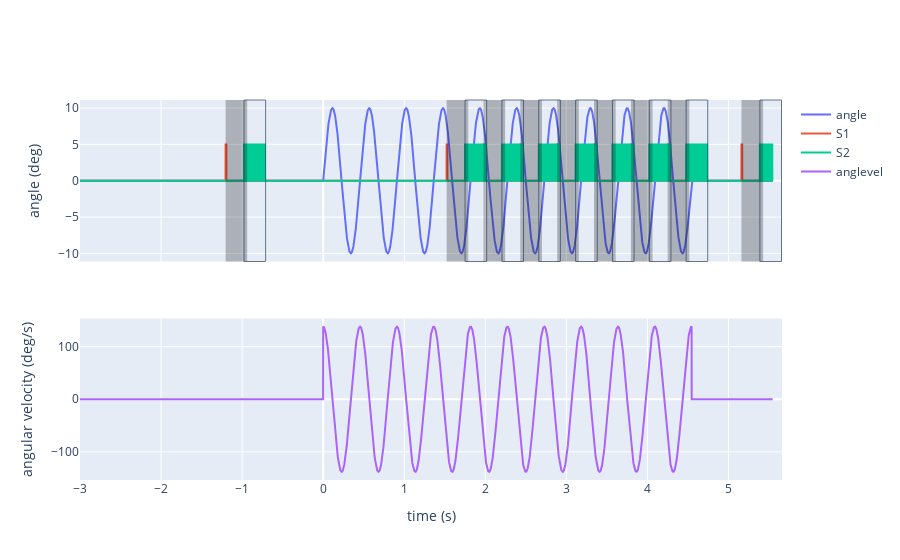

Here is the notebook cell this chart was saved with:
### Markdown cell above
and plot them:

### Code cell
fig = make_subplots(rows = 2, cols = 1,
                   shared_xaxes=True)
fig.add_trace(
    go.Scatter(x = t, y = angle, mode="lines", name="angle"),
    row=1, col=1)
fig.add_trace(
    go.Scatter(x = t, y = S1actcmd, mode="lines", name="S1"),
    row=1, col=1)
fig.add_trace(
    go.Scatter(x = t, y = S2actcmd, mode="lines", name="S2"),
    row=1, col=1)

for onoff in Lonoff:
    fig.add_vrect(x0 = onoff[0], x1=onoff[1], fillcolor="black", opacity=0.25, line_width=0,
                      row=1, col=1)

for onoff in Ronoff:
    fig.add_vrect(x0 = onoff[0], x1=onoff[1], opacity=0.7, line_width=1,
                      row=1, col=1)

fig.update_yaxes(title_text = "angle (deg)", row=1)
fig.add_trace(
    go.Scatter(x = t, y = anglevel, mode="lines", name="anglevel"),
    row=2, col=1)

fig.update_yaxes(title_text = "angular velocity (deg/s)", row=2)
fig.update_xaxes(title_text = "time (s)", row=2)

### Figure 1 — Plotly figure (JSON) as saved in the notebook; plotly's stock layout.template omitted (floating-point values rounded to 4 significant figures; data arrays with more than 128 entries replaced by an {"elided": "..."} marker saying what was removed)
{"data": [{"mode": "lines", "name": "angle", "type": "scatter", "x": {"elided": "8546 float values"}, "xaxis": "x", "y": {"elided": "8546 float values"}, "yaxis": "y"}, {"mode": "lines", "name": "S1", "type": "scatter", "x": {"elided": "8546 float values"}, "xaxis": "x", "y": {"elided": "8546 int values"}, "yaxis": "y"}, {"mode": "lines", "name": "S2", "type": "scatter", "x": {"elided": "8546 float values"}, "xaxis": "x", "y": {"elided": "8546 int values"}, "yaxis": "y"}, {"mode": "lines", "name": "anglevel", "type": "scatter", "x": {"elided": "8546 float values"}, "xaxis": "x2", "y": {"elided": "8546 float values"}, "yaxis": "y2"}], "layout": {"shapes": [{"fillcolor": "black", "line": {"width": 0}, "opacity": 0.25, "type": "rect", "x0": -1.204, "x1": -0.9373, "xref": "x", "y0": 0, "y1": 1, "yref": "y domain"}, {"fillcolor": "black", "line": {"width": 0}, "opacity": 0.25, "type": "rect", "x0": 1.523, "x1": 1.79, "xref": "x", "y0": 0, "y1": 1, "yref": "y domain"}, {"fillcolor": "black", "line": {"width": 0}, "opacity": 0.25, "type": "rect", "x0": 1.978, "x1": 2.245, "xref": "x", "y0": 0, "y1": 1, "yref": "y domain"}, {"fillcolor": "black", "line": {"width": 0}, "opacity": 0.25, "type": "rect", "x0": 2.432, "x1": 2.699, "xref": "x", "y0": 0, "y1": 1, "yref": "y domain"}, {"fillcolor": "black", "line": {"width": 0}, "opacity": 0.25, "type": "rect", "x0": 2.887, "x1": 3.154, "xref": "x", "y0": 0, "y1": 1, "yref": "y domain"}, {"fillcolor": "black", "line": {"width": 0}, "opacity": 0.25, "type": "rect", "x0": 3.341, "x1": 3.608, "xref": "x", "y0": 0, "y1": 1, "yref": "y domain"}, {"fillcolor": "black", "line": {"width": 0}, "opacity": 0.25, "type": "rect", "x0": 3.796, "x1": 4.063, "xref": "x", "y0": 0, "y1": 1, "yref": "y domain"}, {"fillcolor": "black", "line": {"width": 0}, "opacity": 0.25, "type": "rect", "x0": 4.25, "x1": 4.517, "xref": "x", "y0": 0, "y1": 1, "yref": "y domain"}, {"fillcolor": "black", "line": {"width": 0}, "opacity": 0.25, "type": "rect", "x0": 5.16, "x1": 5.427, "xref": "x", "y0": 0, "y1": 1, "yref": "y domain"}, {"line": {"width": 1}, "opacity": 0.7, "type": "rect", "x0": -0.9767, "x1": -0.7101, "xref": "x", "y0": 0, "y1": 1, "yref": "y domain"}, {"line": {"width": 1}, "opacity": 0.7, "type": "rect", "x0": 1.75, "x1": 2.017, "xref": "x", "y0": 0, "y1": 1, "yref": "y domain"}, {"line": {"width": 1}, "opacity": 0.7, "type": "rect", "x0": 2.205, "x1": 2.472, "xref": "x", "y0": 0, "y1": 1, "yref": "y domain"}, {"line": {"width": 1}, "opacity": 0.7, "type": "rect", "x0": 2.659, "x1": 2.926, "xref": "x", "y0": 0, "y1": 1, "yref": "y domain"}, {"line": {"width": 1}, "opacity": 0.7, "type": "rect", "x0": 3.114, "x1": 3.381, "xref": "x", "y0": 0, "y1": 1, "yref": "y domain"}, {"line": {"width": 1}, "opacity": 0.7, "type": "rect", "x0": 3.568, "x1": 3.835, "xref": "x", "y0": 0, "y1": 1, "yref": "y domain"}, {"line": {"width": 1}, "opacity": 0.7, "type": "rect", "x0": 4.023, "x1": 4.29, "xref": "x", "y0": 0, "y1": 1, "yref": "y domain"}, {"line": {"width": 1}, "opacity": 0.7, "type": "rect", "x0": 4.477, "x1": 4.744, "xref": "x", "y0": 0, "y1": 1, "yref": "y domain"}, {"line": {"width": 1}, "opacity": 0.7, "type": "rect", "x0": 5.387, "x1": 5.654, "xref": "x", "y0": 0, "y1": 1, "yref": "y domain"}], "xaxis": {"anchor": "y", "domain": [0, 1], "matches": "x2", "showticklabels": false}, "xaxis2": {"anchor": "y2", "domain": [0, 1], "title": {"text": "time (s)"}}, "yaxis": {"anchor": "x", "domain": [0.575, 1], "title": {"text": "angle (deg)"}}, "yaxis2": {"anchor": "x2", "domain": [0, 0.425], "title": {"text": "angular velocity (deg/s)"}}}}
